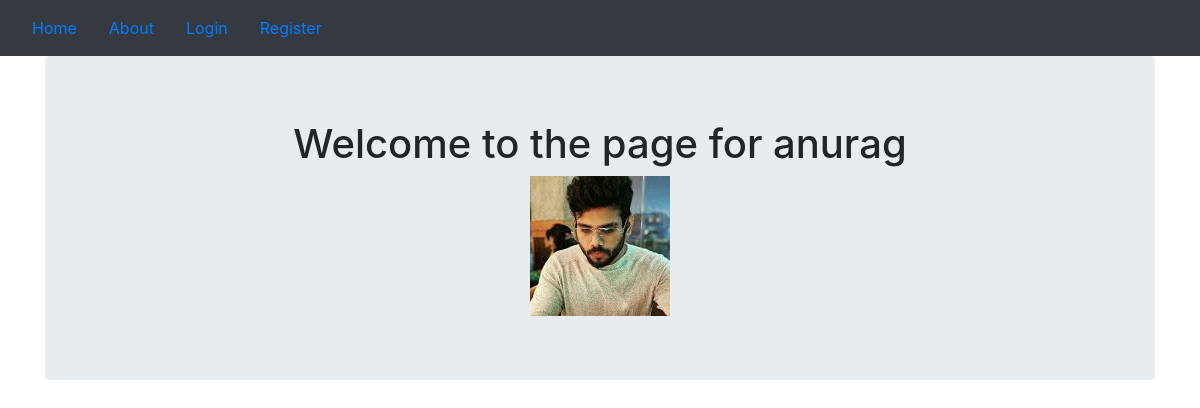
The page /anurag on the database as committed earlier.
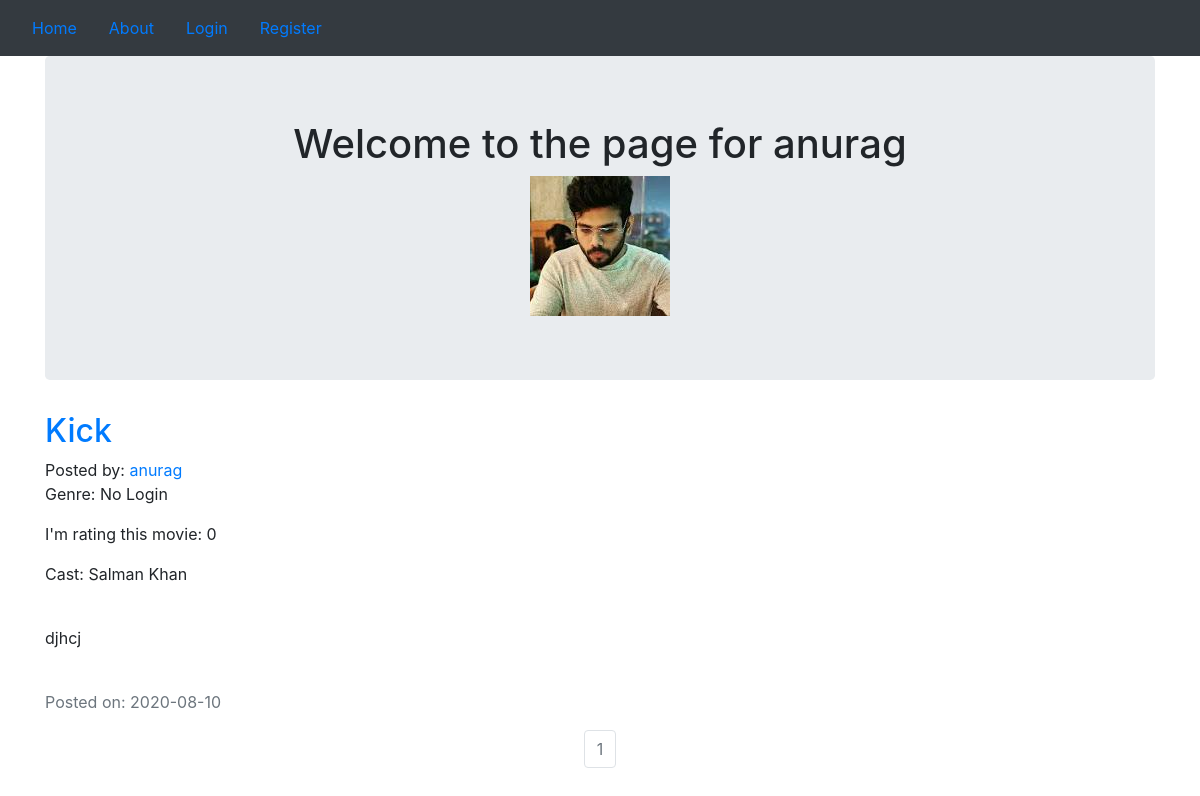
The same page on the database as committed later.
### myproject/models.py (models this page shows, shortened)
class User(db.Model, UserMixin):
    __tablename__ = 'users'
    id = db.Column(db.Integer, primary_key=True)
    name = db.Column(db.String(64), nullable=False)
    profile_image = db.Column(db.String(64), nullable=False, default='default_profile.png')
    email = db.Column(db.String(64), unique=True, index=True)
    username = db.Column(db.String(64), unique=True, index=True)
    password_hash = db.Column(db.String(128))
    posts = db.relationship('Movie', backref='audience', lazy=True)

class Movie(db.Model):
    id = db.Column(db.Integer, primary_key=True)
    user_id = db.Column(db.Integer, db.ForeignKey('users.id'), nullable=False)
    name = db.Column(db.String(64), nullable=False)
    cast = db.Column(db.String(128), nullable=False)
    rating = db.Column(db.Integer, nullable=False)
    genre = db.Column(db.String, nullable=False)
    review = db.Column(db.Text, nullable=False)
    date = db.Column(db.DateTime, nullable=False, default=datetime.utcnow)

### myproject/users/views.py (the view)
@users.route("/<username>")
def user_posts(username):
    page = request.args.get('page', 1, type=int)
    user = User.query.filter_by(username=username).first_or_404()
    movie_posts = Movie.query.filter_by(audience=user).order_by(Movie.date.desc()).paginate(page=page, per_page=5)
    return render_template('user_movie_posts.html', movie_posts=movie_posts, user=user)

### myproject/templates/user_movie_posts.html (shortened to what this page needs)
{% extends "base.html" %}
{% block content %}
<div class="container">
    <div class="jumbotron">
        <div align='center'>
            <h1>Welcome to the page for {{user.username}}</h1>
            <img align='center' src="{{ url_for('static', filename='profile_pics/' + user.profile_image) }}">
        </div>
    </div>
    {% for post in movie_posts.items %}
    <h2><a href="{{ url_for('movie.movie_post', movie_id=post.id) }}">{{ post.name }}</a></h2>
    Posted by: <a href="{{ url_for('users.user_posts', username=post.audience.username) }}">{{ post.audience.username
    }}</a>
    <p>Genre: {{ post.genre }}</p>
    <p>I'm rating this movie: {{ post.rating }}</p>
    <p>Cast: {{ post.cast }}</p>
        <br>
    <p>{{post.review}}</p>
    <br>
    <p class="text-muted">Posted on: {{ post.date.strftime('%Y-%m-%d') }}</p>
    {% endfor %}
</div>
<nav aria-label="Page navigation example">
    <ul class="pagination justify-content-center">
        {% for page_num in movie_posts.iter_pages(left_edge=1, right_edge=1, left_current=1, right_current=2) %}
        {% if movie_posts.page == page_num %}
        <li class="page-item disabled">
            <a class="page-link" href="{{ url_for('users.user_posts', username=user.username, page=page_num) }}">{{
                page_num }}</a></li>
        {% else %}
        <li class="page-item"><a class="page-link"
                                 href="{{ url_for('users.user_posts', username=user.username, page=page_num) }}">{{
            page_num }}</a></li>
        {% endif %}
        {% endfor %}
    </ul>
</nav>
{% endblock content %}

### myproject/templates/base.html (shortened to what this page needs)
<!DOCTYPE html>
<html lang="en" dir="ltr">
  <head>
    <link rel="stylesheet" href="https://stackpath.bootstrapcdn.com/bootstrap/4.5.0/css/bootstrap.min.css">
  </head>
  <body>
  <nav class="navbar sticky-top navbar-dark bg-dark">
      <ul class="nav">
        <li class="nav-link">
            <a href="{{ url_for('core.index') }}">Home</a>
        </li>
        <li class="nav-link">
            <a href="{{ url_for('core.about') }}">About</a>
        </li>
        {% if current_user.is_authenticated %}
        <li class="nav-link">
            <a href="{{ url_for('users.logout') }}">Logout</a>
        </li>
        <li class="nav-link">
            <a href="{{ url_for('users.account') }}">Account</a>
        </li>
        <li class="nav-item dropdown">
            <a class="nav-link dropdown-toggle" data-toggle="dropdown" href="#" role="button" aria-haspopup="true" aria-expanded="false">Create Post</a>
            <div class="dropdown-menu">
              <a class="dropdown-item" href="{{ url_for('movie.add_movie') }}">Movie</a>
              <a class="dropdown-item" href="#">Song</a>
              <a class="dropdown-item" href="#">Show</a>
            </div>
        </li>
          <li class="nav-item dropdown">
            <a class="nav-link dropdown-toggle" data-toggle="dropdown" href="#" role="button" aria-haspopup="true" aria-expanded="false">Search</a>
            <div class="dropdown-menu">
              <a class="dropdown-item" href="{{ url_for('movie.search_movies') }}">Movie</a>
              <a class="dropdown-item" href="#">Song</a>
              <a class="dropdown-item" href="#">Show</a>
            </div>
        </li>
        {% else %}
        <li class="nav-link">
            <a href="{{ url_for('users.login') }}">Login</a>
        </li>
        <li class="nav-link">
            <a href="{{ url_for('users.register') }}">Register</a>
        </li>
        {% endif %}
    </ul>
  </nav>
  {% block content %}
  {% endblock %}
  </body>
</html>

Rows that differ between the two databases and show on the page:
added Movie: name "Kick", audience.username "anurag", genre "No Login", rating "0", cast "Salman Khan", review "djhcj", date "2020-08-10"
Other text that changed with them:
new list line: "1"
